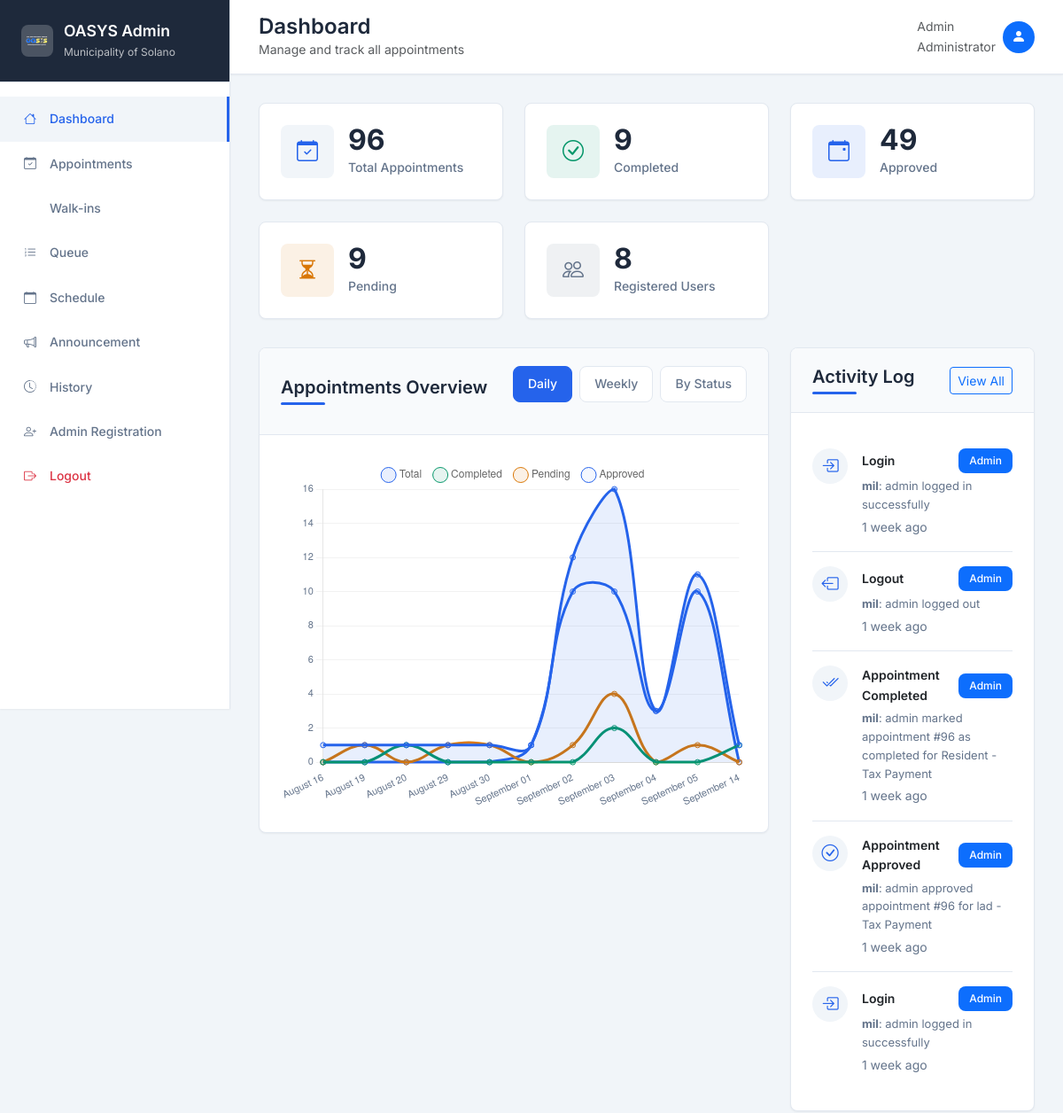
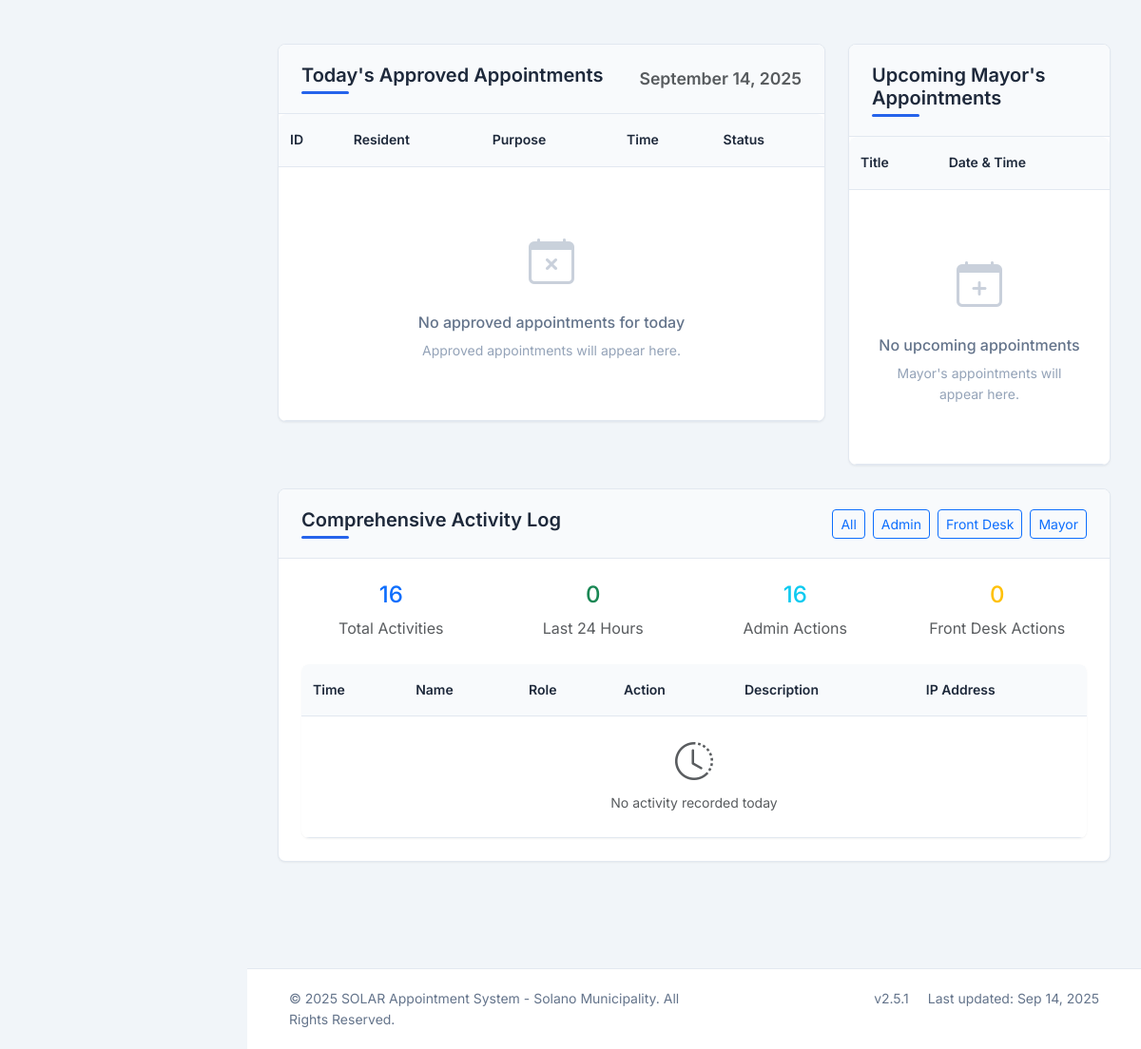
Screenshot of /admin/adminPanel.php with the database file from the repository (2 pictures, top to bottom).
### tables this page shows
CREATE TABLE `activity_log`  (
  `id` int(11) NOT NULL AUTO_INCREMENT,
  `user_id` int(11) NULL DEFAULT NULL,
  `user_name` varchar(255) NOT NULL,
  `user_role` varchar(50) NOT NULL,
  `action_type` varchar(100) NOT NULL,
  `action_description` text NOT NULL,
  `target_type` varchar(50) NULL DEFAULT NULL,
  `target_id` int(11) NULL DEFAULT NULL,
  `ip_address` varchar(45) NULL DEFAULT NULL,
  `user_agent` text NULL,
  `created_at` timestamp(0) NOT NULL DEFAULT current_timestamp(0),
  PRIMARY KEY (`id`) USING BTREE,
  INDEX `idx_user_id`(`user_id`) USING BTREE,
  INDEX `idx_action_type`(`action_type`) USING BTREE,
  INDEX `idx_created_at`(`created_at`) USING BTREE,
  INDEX `idx_user_role`(`user_role`) USING BTREE
);

### admin/adminPanel.php (the view, shortened to what the rows shown need)
<?php
include "function.php";
include "adminPanel_functions.php";
$adminData = initializeAdminPanel($con);
$recentActivity = $adminData['recentActivity'];
$dailyChartData = $adminData['dailyChartData'];
$weeklyChartData = $adminData['weeklyChartData'];
$statusChartData = $adminData['statusChartData'];
?>
<!DOCTYPE html>
<html lang="en">
<head>
    <link href="https://cdn.jsdelivr.net/npm/bootstrap@5.3.0/dist/css/bootstrap.min.css" rel="stylesheet">
    <link rel="stylesheet" href="https://cdn.jsdelivr.net/npm/bootstrap-icons@1.10.0/font/bootstrap-icons.css">
    <link rel="stylesheet" href="adminPanel.css">
</head>
<body>
    <div class="wrapper">
        <div class="main-content">
            <div class="topbar">
                <div class="d-flex justify-content-between align-items-center">
                    <div class="d-flex align-items-center">
                        <div>
                            <h1 class="page-title">Dashboard</h1>
                        </div>
                    </div>
                </div>
            </div>
            <div class="content">
                <div class="row mb-4">
                    <div class="col-lg-8">
                        <div class="card">
                            <div class="card-header d-flex flex-column flex-md-row justify-content-between align-items-start align-items-md-center">
                                <h2 class="section-title mb-2 mb-md-0">Appointments Overview</h2>
                            </div>
                        </div>
                    </div>
                    <div class="col-lg-4">
                        <div class="card">
                            <div class="card-header d-flex justify-content-between align-items-center">
                                <h2 class="section-title mb-0">Activity Log</h2>
                            </div>
                            <div class="card-body">
                                <div class="activity-list">
                                    <?php if ($recentActivity && isset($recentActivity->num_rows) && $recentActivity->num_rows > 0): ?>
                                        <?php
                                        $count = 0;
                                        while (($row = $recentActivity->fetch_assoc()) && $count < 5):
                                            $count++;
                                            if (isset($row['action_type'])) {
                                                $actionType = $row['action_type'];
                                                $userName = $row['user_name'];
                                                $userRole = $row['user_role'];
                                                $description = $row['action_description'];
                                                $timeAgo = time_elapsed_string($row['created_at']);
                                                $icon = match($actionType) {
                                                    'login' => 'bi-box-arrow-in-right',
                                                    'logout' => 'bi-box-arrow-left',
                                                    'appointment_approved' => 'bi-check-circle',
                                                    'appointment_declined' => 'bi-x-circle',
                                                    'appointment_rescheduled' => 'bi-calendar-event',
                                                    'appointment_completed' => 'bi-check2-all',
                                                    'walk_in_registered' => 'bi-person-plus',
                                                    'queue_management' => 'bi-list-ol',
                                                    'schedule_change' => 'bi-calendar-check',
                                                    'announcement_created' => 'bi-megaphone',
                                                    'user_created' => 'bi-person-plus',
                                                    default => 'bi-info-circle',
                                                };
                                                $badgeClass = match($userRole) {
                                                    'admin' => 'bg-primary',
                                                    'frontdesk' => 'bg-success',
                                                    'mayor' => 'bg-warning',
                                                    'superadmin' => 'bg-danger',
                                                    default => 'bg-secondary',
                                                };
                                        ?>
                                        <div class="activity-item">
                                            <div class="activity-icon">
                                                <i class="bi <?= $icon ?>"></i>
                                            </div>
                                            <div class="activity-content">
                                                <div class="activity-title d-flex justify-content-between align-items-center">
                                                    <span><?= ucwords(str_replace('_', ' ', $actionType)) ?></span>
                                                    <span class="badge <?= $badgeClass ?> badge-sm"><?= ucfirst($userRole) ?></span>
                                                </div>
                                                <div class="activity-info">
                                                    <strong><?= htmlspecialchars($userName) ?></strong>: <?= htmlspecialchars($description) ?>
                                                </div>
                                                <div class="activity-time"><?= $timeAgo ?></div>
                                            </div>
                                        </div>
                                        <?php } ?>
                                        <?php endwhile; ?>
                                    <?php endif; ?>
                                </div>
                            </div>
                        </div>
                    </div>
                </div>
                <div class="row">
                    <div class="col-lg-8">
                        <div class="card">
                            <div class="card-header d-flex flex-column flex-md-row justify-content-between align-items-start align-items-md-center">
                                <h2 class="section-title mb-2 mb-md-0">Today's Approved Appointments</h2>
                            </div>
                            <div class="card-body p-0">
                                <div class="table-responsive">
                                    <table class="table table-hover mb-0">
                                        <thead>
                                            <tr>
                                                <th>ID</th>
                                                <th>Resident</th>
                                                <th class="d-none d-md-table-cell">Purpose</th>
                                                <th>Time</th>
                                                <th class="d-none d-lg-table-cell">Status</th>
                                            </tr>
                                        </thead>
                                    </table>
                                </div>
                            </div>
                        </div>
                    </div>
                    <div class="col-lg-4">
                        <div class="card">
                            <div class="card-header">
                                <h2 class="section-title mb-0">Upcoming Mayor's Appointments</h2>
                            </div>
                            <div class="card-body p-0">
                                <div class="table-responsive">
                                    <table class="table table-hover mb-0">
                                        <thead>
                                            <tr>
                                                <th>Title</th>
                                                <th>Date & Time</th>
                                            </tr>
                                        </thead>
                                    </table>
                                </div>
                            </div>
                        </div>
                    </div>
                </div>
                <div class="row mb-4">
                    <div class="col-12">
                        <div class="card">
                            <div class="card-header d-flex justify-content-between align-items-center">
                                <h2 class="section-title mb-0">Comprehensive Activity Log</h2>
                            </div>
                            <div class="card-body">
                                <div class="table-responsive">
                                    <table class="table table-hover" id="activityTable">
                                        <thead>
                                            <tr>
                                                <th>Time</th>
                                                <th>Name</th>
                                                <th>Role</th>
                                                <th>Action</th>
                                                <th>Description</th>
                                                <th>IP Address</th>
                                            </tr>
                                        </thead>
                                    </table>
                                </div>
                            </div>
                        </div>
                    </div>
                </div>
            </div>
        </div>
    </div>
    <script>
        window.dailyChartData = <?= json_encode($dailyChartData) ?>;
        window.weeklyChartData = <?= json_encode($weeklyChartData) ?>;
        window.statusChartData = <?= json_encode($statusChartData) ?>;
    </script>
</body>
</html>

### rows the page displays
activity_log: action_type "Login", user_role "Admin", user_name "mil", action_description "admin logged in successfully", created_at "1 week ago"
activity_log: action_type "Logout", user_role "Admin", user_name "mil", action_description "admin logged out", created_at "1 week ago"
activity_log: action_type "Appointment Completed", user_role "Admin", user_name "mil", action_description "admin marked appointment #96 as completed for Resident - Tax Payment", created_at "1 week ago"
activity_log: action_type "Appointment Approved", user_role "Admin", user_name "mil", action_description "admin approved appointment #96 for lad - Tax Payment", created_at "1 week ago"
activity_log: action_type "Login", user_role "Admin", user_name "mil", action_description "admin logged in successfully", created_at "1 week ago"

### other values shown
$admin_name "Admin"
$admin_role "Administrator"
$totalAppointments "96"
$completedAppointments "9"
$approvedAppointments "49"
$pendingAppointments "9"
$registeredUsers "8"
$activityStats['total'] "16"
$activityStats['recent_24h'] "0"
$activityStats['by_role']['admin'] "16"
$activityStats['by_role']['frontdesk'] "0"
